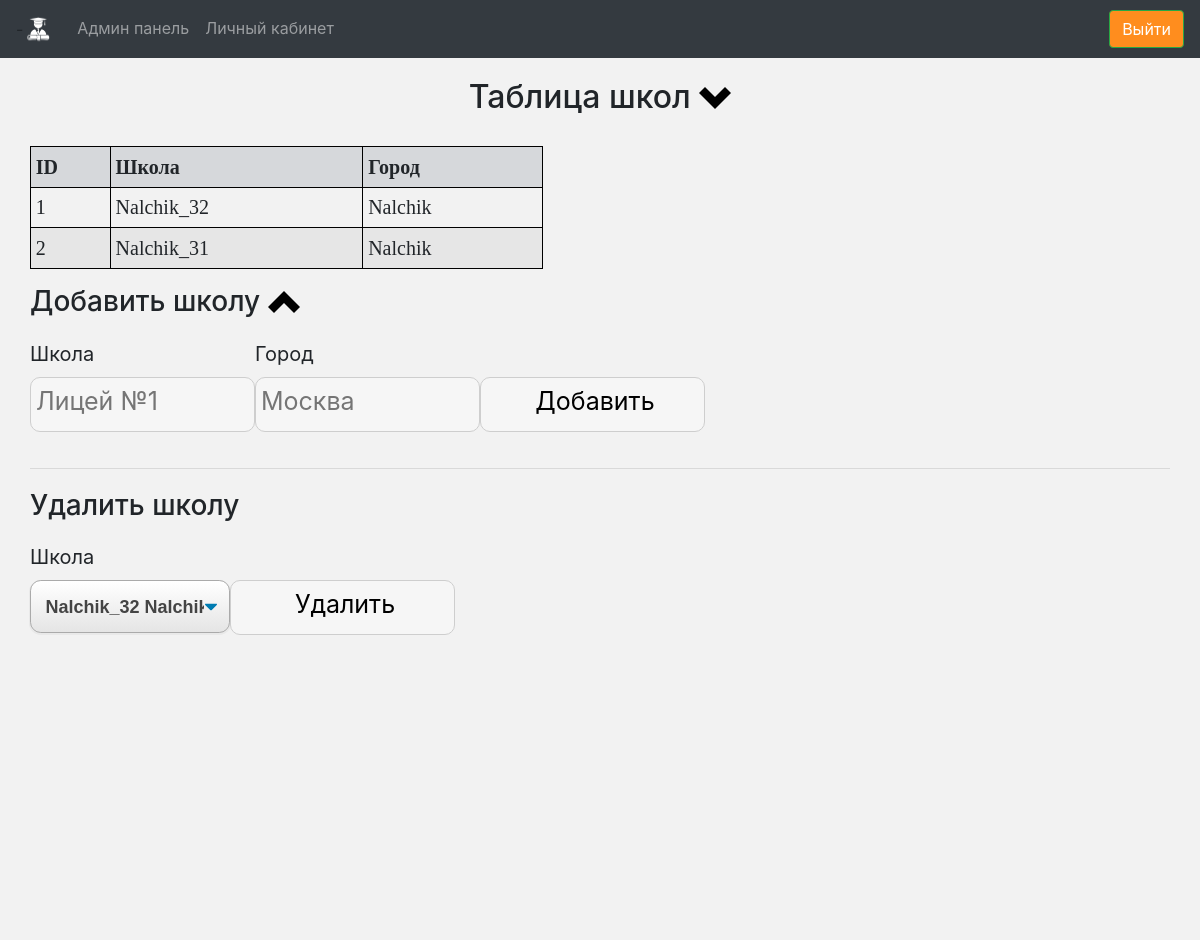
/add_school (signed in, upper part), run on an earlier commit of the app's database.
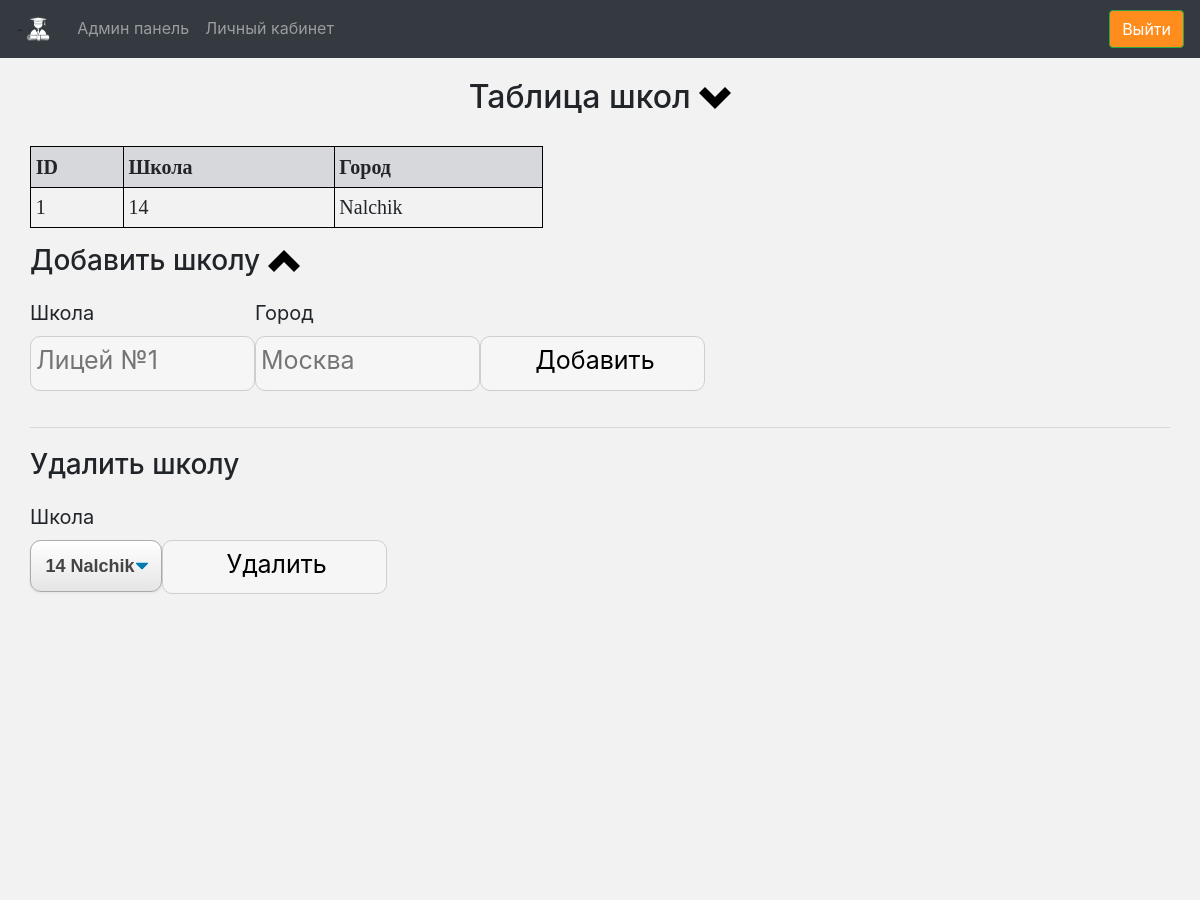
And on a later commit of the database.
### app/models.py (models this page shows, shortened)
class School(db.Model):
    id = db.Column(db.Integer, primary_key=True)
    school = db.Column(db.String(120))
    locality = db.Column(db.String(120))

### app/routes.py (the view)
@app.route("/add_school", methods=["GET", "POST"])
@login_required
def add_school():
    if current_user.super_admin:
        form = SelectForm()
        form.school_list.choices = dbFunc.list_school_form()
        if form.submit2.data:
            dbFunc.add_school(form.name.data, form.surname.data)
            return redirect(url_for("add_school"))
        if form.submit.data:
            dbFunc.delete_school(form.school_list.data)
            return redirect(url_for("add_school"))
        return render_template("school.html", form=form, rows=dbFunc.school_list())
    else:
        return redirect(url_for("index"))

### app/dbFunc.py (called while the page is built)
def school_list():
    st_list = []
    a = db.session.query(School).all()
    for i in a:
        st_list.append(str(i.id) + " " + str(i.school) + " " + str(i.locality))
    return st_list

def list_school_form():
    a = db.session.query(School).all()
    sc_list = []
    for i in a:
        sc_list.append((i.id, str(i.school) + " " + str(i.locality)))
    return sc_list

### app/models.py (called while the page is built)
@login.user_loader
def load_user(id):
    return User.query.get(int(id))

### app/templates/school.html (shortened to what this page needs)
{% extends "base.html" %}
{% block content %}
<div class="page-wrapper">
    <h2>Таблица школ
        <a  href="#anchor2">
            <span data-toggle="tooltip"
                  data-placement="top" title="Прокрутить в конец таблицы">
                <img src="static/chevron-bottom-8x.png" style="width: 32px; height: 32px;"></img>
            </span>
        </a></h2>
    <table class="list-from-db table table-striped table-sm" style="width: 45%;" cellpadding="5">
        <tr class="table-secondary">
            <th>ID</th>
            <th>Школа</th>
            <th>Город</th>
        </tr>
        {%for row in rows%}
            <tr>
            <td>{{row[0]}}</td>
            {% set row1 = row.split(' ') %}
            {% set school_name = "".join(row1[1:-1]) %}
            <td>{{school_name}}</td>
            <td>{{row1[-1]}}</td>
            </tr>
        {%endfor%}
    </table>
    <form action="" method="post" novalidate>
        <h3 style="margin-bottom:20px">Добавить школу
            <a  href="#anchor10">
            <span data-toggle="tooltip"
                  data-placement="top" title="Прокрутить в начало таблицы">
                <img src="static/chevron-top-8x.png" style="width: 32px; height: 32px;"></img>
            </span>
        </a></h3>
        <div style="float:left;margin-right:0px;">
            <label for="name" style="font-size: 20px">Школа</label>
            <p>{{form.name(size=16, placeholder="Лицей №1")}}</p>
        </div>
        <div style="float:left;margin-right:0px;">
            <label for="surname" style="font-size: 20px">Город</label>
            <p>{{form.surname(size=16, placeholder="Москва")}}</p>
        </div>
       <div style="float:left;margin-right:0px;">
           <p>{{ form.submit2() }}</p>
           </div>
    <hr style="margin-bottom:20px; margin-top:20px">
    <h3 style="margin-bottom:20px">Удалить школу</h3>
       <div style="float:left;margin-right:0px;">
           <label for="submit" style="font-size: 20px">Школа</label>
           <p>{{form.school_list(class="selecttt")}}</p>
           </div>
           <div style="float:left;margin-right:0px;">
           <p>{{  form.submit(value="Удалить", class="aa") }}</p>
           </div>
    </form>
{% endblock %}
{% block footer %}<p>
&#8291;</p><p>
&#8291;</p><p>
&#8291;</p><p>
&#8291;</p><p>
&#8291;</p><p>
&#8291;</p><p>
&#8291;</p><p>
&#8291;</p><p>
&#8291;</p><p>
&#8291;</p>
{%endblock%}

### app/templates/base.html (shortened to what this page needs)
<!doctype html>
<html>
  <head>
    {% block head %}
    <link rel="stylesheet" href="{{
      url_for('static',
      filename='bootstrap.css') }}"
    >
    <link rel="stylesheet" href="{{ url_for('static', filename='style.css') }}">
    {% endblock %}
  </head>
  <body>
    <div id="content">
      <nav class="navbar navbar-expand-lg navbar-dark bg-dark">
        -
    <div class="collapse navbar-collapse" id="navbarSupportedContent">
      <ul class="navbar-nav mr-auto">
        <li class="navbar-brand">
          <a href="/"><img src="static/iconn.png" alt="" class="iconn"></a>
        </li>
        <li class="nav-item " id="gl">
          {% if current_user.super_admin %}
          <a class="nav-link" href="/">Админ панель<span class="sr-only">(current)</span></a>
          {% elif current_user.admin %}
          <a class="nav-link" href="/">Админ панель<span class="sr-only">(current)</span></a>
          {%else%}
          <a class="nav-link" href="/">Поставить оценку <span class="sr-only">(current)</span></a>
          {%endif%}
        </li>
        <li class="nav-item" id="lk">
          <a class="nav-link" href="/tst">Личный кабинет <span class="sr-only">(current)</span></a>
        </li>
      </ul>
      <form class="form-inline my-2 my-lg-0">
        <a class="btn btn-outline-success my-2 my-sm-0" href="logout">Выйти</a>
      </form>
    </div>
  </nav>{% block content %}
      {% endblock %}
    </div>
    <div id="footer">
      {% block footer %}
      {% endblock %}
    </div>
  </body>
</html>

### app/static/style.css (style rules this page uses)
h2 { text-align: center !important; margin-bottom: 30px !important; }
table.list-from-db { font-size: 20px; font-family: Tahoma; border: 1px solid black; }
div.page-wrapper { margin: 20px 30px 0 30px; }
table.list-from-db th, table.list-from-db td { border: 1px solid black; }
.selecttt { font-size: 18px; font-family: sans-serif; font-weight: 700; color: #444; line-height: 1.3; padding: .8em 1.4em .7em .8em; width: 100%; min-width: 100px; max-width: 200px; box-sizing: border-box; margin: 0; border: 1px solid #aaa; box-shadow: 0 1px 0 1px rgba(0,0,0,.04); border-radius: .6em; -moz-appearance: none; -webkit-appearance: none; appearance: none; background-color: #fff; background-repeat: no-repeat, repeat; background-position: right .7em top 50%, 0 0; background-size: .65em auto, 100%; }
input { width: 9em; font-size: 25px; padding: 5px 0 10px 5px; border: 1px solid #cecece; background: #F6F6f6; border-radius: 10px; }
* { box-sizing: border-box; }
body { margin: 0; background: #f2f2f2 !important; }
nav { display: table; margin: 0 auto; }
nav ul { list-style: none; margin: 0; padding: 0; }
.iconn { width: 30px; height: 30px; }

What changed in the data, as far as the page shows it:
removed School: id "2", school "Nalchik_31", locality "Nalchik"
changed School "Nalchik": school "Nalchik_32" → "14"
Also different on the page:
form field school_list: "Nalchik_32 Nalchik" → "14 Nalchik"
